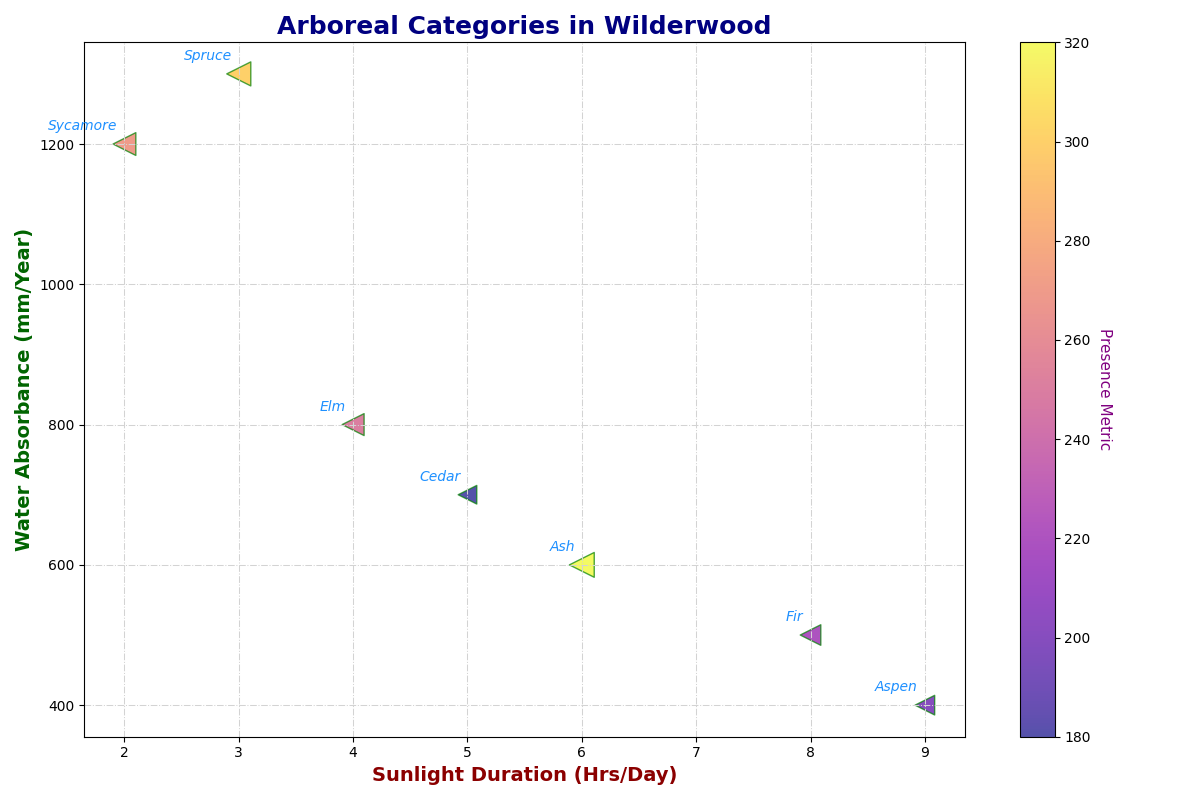

Generate this figure with Python:
import matplotlib.pyplot as plt
import numpy as np

tree_species = ['Elm', 'Ash', 'Cedar', 'Fir', 'Sycamore', 'Aspen', 'Spruce']
sunlight_hours = np.array([4, 6, 5, 8, 2, 9, 3])
moisture_levels = np.array([800, 600, 700, 500, 1200, 400, 1300])
prevalence = np.array([250, 320, 180, 220, 270, 200, 300])  # Manually shuffled prevalence

plt.figure(figsize=(12, 8))

# Shuffled colors by rearranging prevalence array
scatter = plt.scatter(sunlight_hours, moisture_levels, s=prevalence, c=prevalence, cmap='plasma', edgecolor='green', alpha=0.7, marker='<')

plt.title('Arboreal Categories in Wilderwood', fontsize=18, fontweight='heavy', color='navy')
plt.xlabel('Sunlight Duration (Hrs/Day)', fontsize=14, fontweight='bold', color='darkred')
plt.ylabel('Water Absorbance (mm/Year)', fontsize=14, fontweight='bold', color='darkgreen')

color_bar = plt.colorbar(scatter)
color_bar.set_label('Presence Metric', rotation=270, labelpad=15, fontsize=11, color='purple')

for i, species in enumerate(tree_species):
    plt.annotate(species, (sunlight_hours[i], moisture_levels[i]), 
                 textcoords="offset points", xytext=(-5,10), ha='right', fontsize=10, color='dodgerblue', fontstyle='italic')

plt.grid(True, linestyle='-.', linewidth=0.75, color='lightgrey')
plt.tight_layout()
plt.show()
